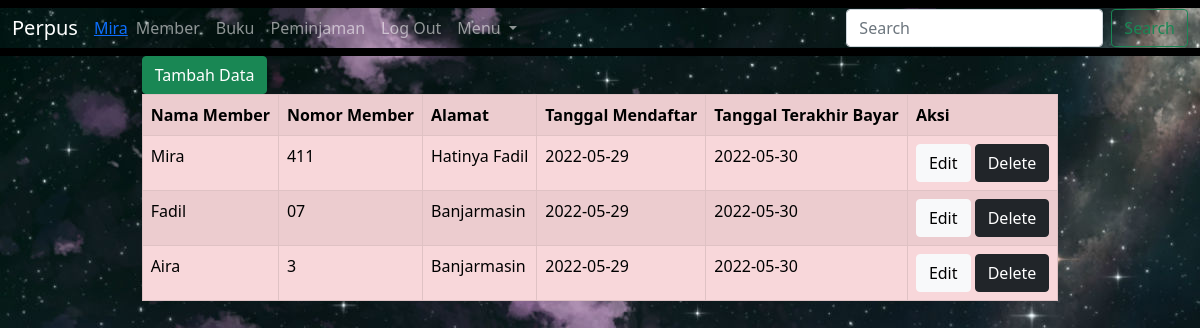
Screenshot of /Member.php (signed in) with the database file from the repository.
### tables this page shows
CREATE TABLE `member` (
  `id_member` int(11) NOT NULL,
  `nama_member` varchar(100) NOT NULL,
  `nomor_member` varchar(250) NOT NULL,
  `password_member` varchar(16) NOT NULL,
  `alamat` text NOT NULL,
  `tgl_mendaftar` date NOT NULL,
  `tgl_terakhir_bayar` date NOT NULL
);

### Model.php (called while the page is built, shortened)
<?php
    function GetDataMember($pdo) {
        $sql = "SELECT * FROM member";
        $statement = $pdo->prepare($sql);
        $statement->execute();
        $members = $statement->fetchAll(PDO::FETCH_OBJ);
        return $members;
    }
?>

### Member.php (the view, shortened to what this page needs)
<?php
require 'Model.php';
require 'Koneksi.php';
include 'index.php';
?>
<!DOCTYPE html>
<html lang="en">
<head>
</head>
<body>
    <div class="container" style="width:fit-content">
        <a href='FormMember.php?form=tambah'><button class="btn btn-success">Tambah Data</button></a>
            <table class="table table-bordered table-striped table-danger">
                <tr>
                    <th>Nama Member</th>
                    <th>Nomor Member</th>
                    <th>Alamat</th>
                    <th>Tanggal Mendaftar</th>
                    <th>Tanggal Terakhir Bayar</th>
                    <th>Aksi</th>
                </tr>
            <?php foreach (GetDatamember($connection) as $row) : ?>
            <tr>
                <td><?= $row->nama_member; ?></td>
                <td><?= $row->nomor_member; ?></td>
                <td><?= $row->alamat; ?></td>
                <td><?= $row->tgl_mendaftar; ?></td>
                <td><?= $row->tgl_terakhir_bayar; ?></td>
                <td>
                    <a href='FormMember.php?id_member=<?= $row->id_member ?>&form=update'><button class="btn btn-light">Edit</button></a>
                    <a onclick="return confirm('Hapus Data?')" href='FormMember.php?id_member=<?= $row->id_member ?>&form=delete'><button class="btn btn-dark">Delete</button></a>
                </td>
            </tr>
        <?php endforeach; ?>
    </div>
</body>
</html>

### index.php (shortened to what this page needs)
<?php
function GetNama($pdo, $nomor_member)
{
    $sql = "SELECT nama_member FROM member WHERE nomor_member = $nomor_member";
    $statement = $pdo->prepare($sql);
    $statement->execute();
    $member = $statement->fetch(PDO::FETCH_OBJ);
    return $member;
}
require 'Koneksi.php';
?>
<!DOCTYPE html>
<html lang="en">
<head>
    <link href="https://cdn.jsdelivr.net/npm/bootstrap@5.1.3/dist/css/bootstrap.min.css" rel="stylesheet">
</head>
<body background="bg.jpg">
    <nav class="navbar navbar-expand-lg navbar-dark bg-black">
        <div class="container-fluid" style="background-image: url('bg.jpg')">
            <a class="navbar-brand" href="index.php">Perpus</a>
            <a class="text-primary" href="index.php"><?php
                                                        if ($_SESSION['NomorMember'] == "Guest")
                                                            echo "Guest";
                                                        else
                                                            echo GetNama($connection, $_SESSION['NomorMember'])->nama_member; ?></a>
            <div class="collapse navbar-collapse" id="navbarNavDropdown">
                <ul class="navbar-nav">
                    <li class="nav-item">
                        <a class="nav-link" href="Member.php">Member</a>
                    </li>
                    <li class="nav-item">
                        <a class="nav-link" href="Buku.php">Buku</a>
                    </li>
                    <li class="nav-item">
                        <a class="nav-link" href="Peminjaman.php">Peminjaman</a>
                    </li>
                    <li>
                        <a class="nav-link" href="FormLogin.php">Log Out</a>
                    </li>
                    <li class="nav-item dropdown">
                        <a class="nav-link dropdown-toggle" href="#" id="navbarDropdownMenuLink" role="button" data-bs-toggle="dropdown" aria-expanded="false">
                            Menu
                        </a>
                    </li>
                </ul>
            </div>
            <form class="d-flex ">
                <input class="form-control me-2" type="search" placeholder="Search" aria-label="Search">
                <button class="btn btn-outline-success" type="submit">Search</button>
            </form>
        </div>
    </nav>
</body>
</html>

### rows the page displays
member: nama_member "Mira", nomor_member "411", alamat "Hatinya Fadil", tgl_mendaftar "2022-05-29", tgl_terakhir_bayar "2022-05-30"
member: nama_member "Fadil", nomor_member "07", alamat "Banjarmasin", tgl_mendaftar "2022-05-29", tgl_terakhir_bayar "2022-05-30"
member: nama_member "Aira", nomor_member "3", alamat "Banjarmasin", tgl_mendaftar "2022-05-29", tgl_terakhir_bayar "2022-05-30"
